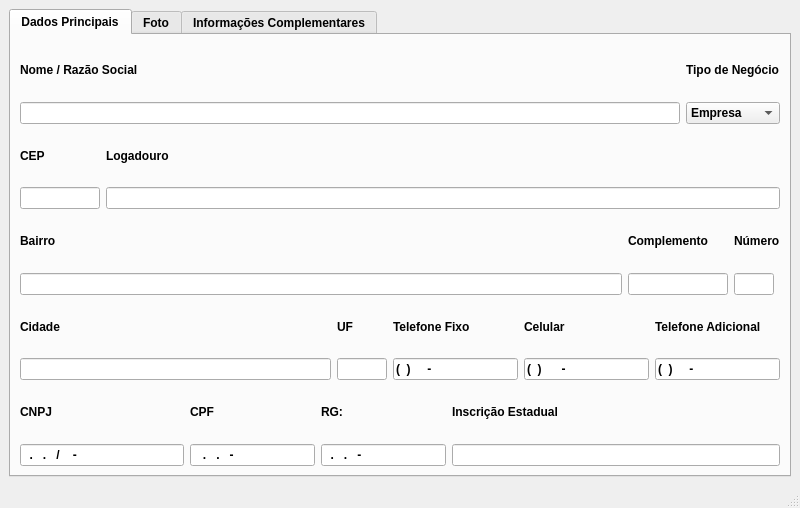
<?xml version="1.0" encoding="UTF-8"?>
<ui version="4.0">
 <class>company</class>
 <widget class="QMainWindow" name="company">
  <property name="geometry">
   <rect>
    <x>0</x>
    <y>0</y>
    <width>800</width>
    <height>508</height>
   </rect>
  </property>
  <property name="windowTitle">
   <string>MainWindow</string>
  </property>
  <widget class="QWidget" name="centralwidget">
   <layout class="QGridLayout" name="gridLayout">
    <item row="0" column="0">
     <widget class="QTabWidget" name="tabWidget">
      <property name="font">
       <font>
        <weight>75</weight>
        <bold>true</bold>
       </font>
      </property>
      <property name="currentIndex">
       <number>0</number>
      </property>
      <property name="tabBarAutoHide">
       <bool>false</bool>
      </property>
      <widget class="QWidget" name="tab_3">
       <attribute name="title">
        <string>Dados Principais</string>
       </attribute>
       <layout class="QGridLayout" name="gridLayout_21">
        <item row="2" column="0">
         <layout class="QGridLayout" name="gridLayout_11">
          <item row="0" column="2">
           <widget class="QLabel" name="label_19">
            <property name="text">
             <string>Complemento</string>
            </property>
           </widget>
          </item>
          <item row="0" column="3" colspan="2">
           <widget class="QLabel" name="label_20">
            <property name="text">
             <string>Número</string>
            </property>
           </widget>
          </item>
          <item row="1" column="0" colspan="2">
           <widget class="QLineEdit" name="neighborhood_lineEdit_mainData">
            <property name="sizePolicy">
             <sizepolicy hsizetype="Expanding" vsizetype="Fixed">
              <horstretch>100</horstretch>
              <verstretch>0</verstretch>
             </sizepolicy>
            </property>
            <property name="maximumSize">
             <size>
              <width>800</width>
              <height>16777215</height>
             </size>
            </property>
           </widget>
          </item>
          <item row="1" column="2">
           <widget class="QLineEdit" name="complement_lineEdit_mainData">
            <property name="sizePolicy">
             <sizepolicy hsizetype="Expanding" vsizetype="Minimum">
              <horstretch>0</horstretch>
              <verstretch>0</verstretch>
             </sizepolicy>
            </property>
            <property name="maximumSize">
             <size>
              <width>100</width>
              <height>16777215</height>
             </size>
            </property>
           </widget>
          </item>
          <item row="1" column="3">
           <widget class="QLineEdit" name="number_lineEdit_mainData">
            <property name="sizePolicy">
             <sizepolicy hsizetype="Expanding" vsizetype="Fixed">
              <horstretch>1</horstretch>
              <verstretch>0</verstretch>
             </sizepolicy>
            </property>
            <property name="inputMask">
             <string>00000</string>
            </property>
           </widget>
          </item>
          <item row="0" column="0">
           <widget class="QLabel" name="label_16">
            <property name="text">
             <string>Bairro</string>
            </property>
           </widget>
          </item>
         </layout>
        </item>
        <item row="0" column="0">
         <layout class="QGridLayout" name="gridLayout_4">
          <item row="2" column="1">
           <widget class="QComboBox" name="customerType_comboBox_mainData">
            <item>
             <property name="text">
              <string>Empresa</string>
             </property>
            </item>
            <item>
             <property name="text">
              <string>Autônomo</string>
             </property>
            </item>
           </widget>
          </item>
          <item row="1" column="0">
           <widget class="QLabel" name="label_26">
            <property name="sizePolicy">
             <sizepolicy hsizetype="Minimum" vsizetype="Minimum">
              <horstretch>0</horstretch>
              <verstretch>0</verstretch>
             </sizepolicy>
            </property>
            <property name="text">
             <string>Nome / Razão Social</string>
            </property>
           </widget>
          </item>
          <item row="1" column="1">
           <widget class="QLabel" name="label_34">
            <property name="sizePolicy">
             <sizepolicy hsizetype="Preferred" vsizetype="Minimum">
              <horstretch>0</horstretch>
              <verstretch>0</verstretch>
             </sizepolicy>
            </property>
            <property name="text">
             <string>Tipo de Negócio</string>
            </property>
           </widget>
          </item>
          <item row="2" column="0">
           <widget class="QLineEdit" name="name_lineEdit_mainData">
            <property name="locale">
             <locale language="Portuguese" country="Brazil"/>
            </property>
            <property name="inputMask">
             <string/>
            </property>
           </widget>
          </item>
         </layout>
        </item>
        <item row="1" column="0">
         <layout class="QGridLayout" name="gridLayout_13">
          <item row="0" column="1">
           <widget class="QLabel" name="label_40">
            <property name="text">
             <string>Logadouro</string>
            </property>
           </widget>
          </item>
          <item row="0" column="0">
           <widget class="QLabel" name="label_41">
            <property name="text">
             <string>CEP</string>
            </property>
           </widget>
          </item>
          <item row="1" column="1">
           <widget class="QLineEdit" name="address_lineEdit_mainData"/>
          </item>
          <item row="1" column="0">
           <widget class="QLineEdit" name="cep_lineEdit_mainData">
            <property name="maximumSize">
             <size>
              <width>80</width>
              <height>16777215</height>
             </size>
            </property>
            <property name="focusPolicy">
             <enum>Qt::StrongFocus</enum>
            </property>
            <property name="toolTip">
             <string>&lt;html&gt;&lt;head/&gt;&lt;body&gt;&lt;p&gt;somente números&lt;/p&gt;&lt;/body&gt;&lt;/html&gt;</string>
            </property>
            <property name="inputMethodHints">
             <set>Qt::ImhPreferNumbers</set>
            </property>
            <property name="inputMask">
             <string/>
            </property>
            <property name="text">
             <string/>
            </property>
            <property name="maxLength">
             <number>32767</number>
            </property>
            <property name="cursorPosition">
             <number>0</number>
            </property>
           </widget>
          </item>
         </layout>
        </item>
        <item row="4" column="0">
         <layout class="QGridLayout" name="gridLayout_12">
          <item row="1" column="1" colspan="2">
           <widget class="QLineEdit" name="cpf_lineEdit_mainData">
            <property name="inputMask">
             <string>000.000.000-00</string>
            </property>
            <property name="text">
             <string>..-</string>
            </property>
           </widget>
          </item>
          <item row="1" column="4">
           <widget class="QLineEdit" name="rg_lineEdit_mainData">
            <property name="locale">
             <locale language="Portuguese" country="Brazil"/>
            </property>
            <property name="inputMask">
             <string>00.000.000-0</string>
            </property>
            <property name="text">
             <string>..-</string>
            </property>
           </widget>
          </item>
          <item row="0" column="0">
           <widget class="QLabel" name="label_38">
            <property name="sizePolicy">
             <sizepolicy hsizetype="Minimum" vsizetype="Minimum">
              <horstretch>0</horstretch>
              <verstretch>0</verstretch>
             </sizepolicy>
            </property>
            <property name="text">
             <string>CNPJ</string>
            </property>
           </widget>
          </item>
          <item row="0" column="1" colspan="2">
           <widget class="QLabel" name="label_37">
            <property name="sizePolicy">
             <sizepolicy hsizetype="Minimum" vsizetype="Minimum">
              <horstretch>0</horstretch>
              <verstretch>0</verstretch>
             </sizepolicy>
            </property>
            <property name="text">
             <string>CPF</string>
            </property>
           </widget>
          </item>
          <item row="1" column="0">
           <widget class="QLineEdit" name="cnpj_lineEdit_mainData">
            <property name="sizePolicy">
             <sizepolicy hsizetype="Expanding" vsizetype="Fixed">
              <horstretch>150</horstretch>
              <verstretch>0</verstretch>
             </sizepolicy>
            </property>
            <property name="inputMask">
             <string>00.000.000/0000-00</string>
            </property>
            <property name="text">
             <string>../-</string>
            </property>
           </widget>
          </item>
          <item row="0" column="4">
           <widget class="QLabel" name="label_36">
            <property name="sizePolicy">
             <sizepolicy hsizetype="Minimum" vsizetype="Minimum">
              <horstretch>0</horstretch>
              <verstretch>0</verstretch>
             </sizepolicy>
            </property>
            <property name="text">
             <string>RG:</string>
            </property>
           </widget>
          </item>
          <item row="1" column="6" colspan="2">
           <widget class="QLineEdit" name="inscriptionState_lineEdit_mainData">
            <property name="sizePolicy">
             <sizepolicy hsizetype="Expanding" vsizetype="Fixed">
              <horstretch>150</horstretch>
              <verstretch>0</verstretch>
             </sizepolicy>
            </property>
            <property name="text">
             <string/>
            </property>
           </widget>
          </item>
          <item row="0" column="6" colspan="2">
           <widget class="QLabel" name="label_39">
            <property name="sizePolicy">
             <sizepolicy hsizetype="Minimum" vsizetype="Minimum">
              <horstretch>0</horstretch>
              <verstretch>0</verstretch>
             </sizepolicy>
            </property>
            <property name="text">
             <string>Inscrição Estadual</string>
            </property>
           </widget>
          </item>
         </layout>
        </item>
        <item row="3" column="0">
         <layout class="QGridLayout" name="gridLayout_3">
          <item row="1" column="1">
           <widget class="QLineEdit" name="uf_lineEdit_mainData">
            <property name="sizePolicy">
             <sizepolicy hsizetype="Fixed" vsizetype="Preferred">
              <horstretch>1</horstretch>
              <verstretch>0</verstretch>
             </sizepolicy>
            </property>
            <property name="maximumSize">
             <size>
              <width>50</width>
              <height>16777215</height>
             </size>
            </property>
            <property name="text">
             <string/>
            </property>
           </widget>
          </item>
          <item row="0" column="1">
           <widget class="QLabel" name="label_24">
            <property name="text">
             <string>UF</string>
            </property>
           </widget>
          </item>
          <item row="0" column="2">
           <widget class="QLabel" name="label_23">
            <property name="text">
             <string>Telefone Fixo</string>
            </property>
           </widget>
          </item>
          <item row="1" column="2">
           <widget class="QLineEdit" name="landlinePhone_lineEdit_mainData">
            <property name="inputMask">
             <string>(00) 0000-0000</string>
            </property>
           </widget>
          </item>
          <item row="1" column="3">
           <widget class="QLineEdit" name="cellPhone_lineEdit_mainData">
            <property name="inputMask">
             <string>(00) 00000-0000</string>
            </property>
            <property name="text">
             <string>() -</string>
            </property>
           </widget>
          </item>
          <item row="0" column="4">
           <widget class="QLabel" name="label_25">
            <property name="text">
             <string>Telefone Adicional</string>
            </property>
           </widget>
          </item>
          <item row="1" column="0">
           <widget class="QLineEdit" name="city_lineEdit_mainData">
            <property name="sizePolicy">
             <sizepolicy hsizetype="Fixed" vsizetype="Fixed">
              <horstretch>50</horstretch>
              <verstretch>0</verstretch>
             </sizepolicy>
            </property>
            <property name="maximumSize">
             <size>
              <width>500</width>
              <height>16777215</height>
             </size>
            </property>
           </widget>
          </item>
          <item row="0" column="3">
           <widget class="QLabel" name="label_21">
            <property name="text">
             <string>Celular</string>
            </property>
           </widget>
          </item>
          <item row="1" column="4">
           <widget class="QLineEdit" name="additionalPhone_lineEdit_mainData">
            <property name="inputMask">
             <string>(00) 0000-0000</string>
            </property>
            <property name="text">
             <string>() -</string>
            </property>
           </widget>
          </item>
          <item row="0" column="0">
           <widget class="QLabel" name="label_22">
            <property name="text">
             <string>Cidade</string>
            </property>
           </widget>
          </item>
         </layout>
        </item>
       </layout>
      </widget>
      <widget class="QWidget" name="tab_6">
       <attribute name="title">
        <string>Foto</string>
       </attribute>
       <layout class="QGridLayout" name="gridLayout_22">
        <item row="0" column="0">
         <widget class="QFrame" name="pic_frame_mainData">
          <property name="sizePolicy">
           <sizepolicy hsizetype="Preferred" vsizetype="Preferred">
            <horstretch>50</horstretch>
            <verstretch>50</verstretch>
           </sizepolicy>
          </property>
          <property name="frameShape">
           <enum>QFrame::StyledPanel</enum>
          </property>
          <property name="frameShadow">
           <enum>QFrame::Raised</enum>
          </property>
          <widget class="QLabel" name="pic_label_picture">
           <property name="geometry">
            <rect>
             <x>220</x>
             <y>10</y>
             <width>291</width>
             <height>261</height>
            </rect>
           </property>
           <property name="sizePolicy">
            <sizepolicy hsizetype="Ignored" vsizetype="Ignored">
             <horstretch>0</horstretch>
             <verstretch>0</verstretch>
            </sizepolicy>
           </property>
           <property name="minimumSize">
            <size>
             <width>0</width>
             <height>0</height>
            </size>
           </property>
           <property name="baseSize">
            <size>
             <width>0</width>
             <height>0</height>
            </size>
           </property>
           <property name="font">
            <font>
             <pointsize>20</pointsize>
            </font>
           </property>
           <property name="styleSheet">
            <string notr="true">color: rgb(114, 159, 207);</string>
           </property>
           <property name="text">
            <string/>
           </property>
           <property name="pixmap">
            <pixmap resource="icons.qrc">:/images/blank.svg</pixmap>
           </property>
           <property name="scaledContents">
            <bool>true</bool>
           </property>
          </widget>
         </widget>
        </item>
        <item row="1" column="0">
         <layout class="QGridLayout" name="gridLayout_19">
          <item row="1" column="2">
           <widget class="QPushButton" name="takepic_pushbutton_mainData">
            <property name="sizePolicy">
             <sizepolicy hsizetype="Expanding" vsizetype="Expanding">
              <horstretch>0</horstretch>
              <verstretch>0</verstretch>
             </sizepolicy>
            </property>
            <property name="text">
             <string>USAR CAMÊRA</string>
            </property>
            <property name="icon">
             <iconset resource="icons.qrc">
              <normaloff>:/Icons/start_camera.svg</normaloff>:/Icons/start_camera.svg</iconset>
            </property>
            <property name="iconSize">
             <size>
              <width>42</width>
              <height>42</height>
             </size>
            </property>
           </widget>
          </item>
          <item row="1" column="0">
           <widget class="QPushButton" name="pushButton_2">
            <property name="sizePolicy">
             <sizepolicy hsizetype="Expanding" vsizetype="Expanding">
              <horstretch>0</horstretch>
              <verstretch>0</verstretch>
             </sizepolicy>
            </property>
            <property name="text">
             <string>ESCOLHER ARQUIVO</string>
            </property>
            <property name="icon">
             <iconset resource="icons.qrc">
              <normaloff>:/Icons/save_image.svg</normaloff>:/Icons/save_image.svg</iconset>
            </property>
            <property name="iconSize">
             <size>
              <width>42</width>
              <height>42</height>
             </size>
            </property>
           </widget>
          </item>
          <item row="1" column="1">
           <widget class="QPushButton" name="remove_pushButton_picture">
            <property name="sizePolicy">
             <sizepolicy hsizetype="Expanding" vsizetype="Expanding">
              <horstretch>0</horstretch>
              <verstretch>0</verstretch>
             </sizepolicy>
            </property>
            <property name="text">
             <string>REMOVER IMAGEM</string>
            </property>
            <property name="icon">
             <iconset resource="icons.qrc">
              <normaloff>:/Icons/trash.svg</normaloff>:/Icons/trash.svg</iconset>
            </property>
            <property name="iconSize">
             <size>
              <width>42</width>
              <height>42</height>
             </size>
            </property>
           </widget>
          </item>
         </layout>
        </item>
       </layout>
      </widget>
      <widget class="QWidget" name="tab_7">
       <attribute name="title">
        <string>Informações Complementares</string>
       </attribute>
       <layout class="QGridLayout" name="gridLayout_20">
        <item row="3" column="0" colspan="2">
         <widget class="QTextBrowser" name="textBrowser_addtionalInfo"/>
        </item>
        <item row="1" column="1">
         <widget class="QLineEdit" name="email_lineEdit_additionalInfo"/>
        </item>
        <item row="0" column="1">
         <widget class="QLabel" name="label_43">
          <property name="text">
           <string>Email</string>
          </property>
         </widget>
        </item>
        <item row="2" column="1">
         <widget class="QLabel" name="label_44">
          <property name="text">
           <string>Observaçoes</string>
          </property>
         </widget>
        </item>
       </layout>
      </widget>
     </widget>
    </item>
   </layout>
  </widget>
  <widget class="QMenuBar" name="menubar">
   <property name="geometry">
    <rect>
     <x>0</x>
     <y>0</y>
     <width>800</width>
     <height>30</height>
    </rect>
   </property>
  </widget>
  <widget class="QStatusBar" name="statusbar"/>
 </widget>
 <resources>
  <include location="icons.qrc"/>
 </resources>
 <connections/>
</ui>
